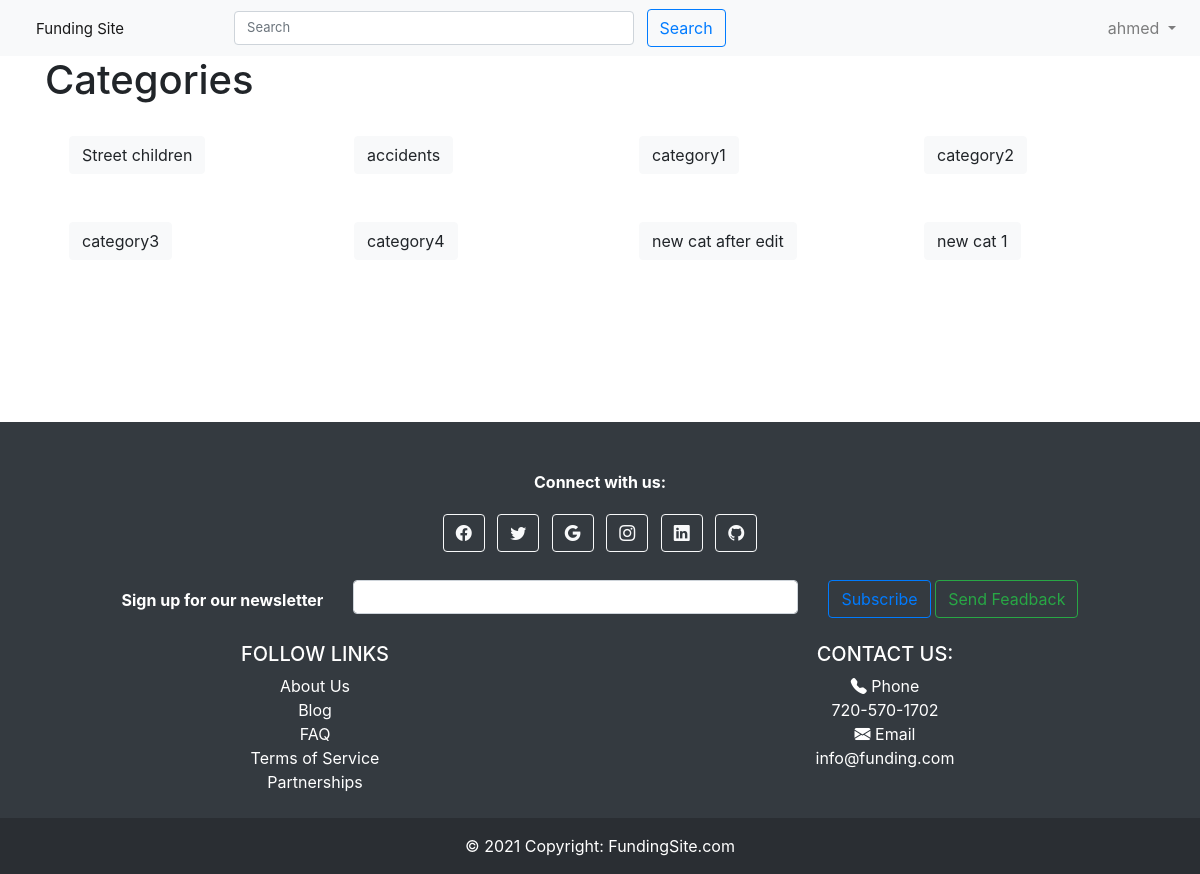
The app's page /category/show_categories/ (signed in) with its own data.
### category/models.py (models this page shows, shortened)
class Category(models.Model):
    user = models.ForeignKey(settings.AUTH_USER_MODEL,
                             on_delete=models.CASCADE)
    name = models.CharField(max_length=20)

### category/views.py (the view)
# urls.py: path('show_categories/', show_categories, name='show_categories'),
def show_categories(request):
    categories = Category.objects.all()
    return render(request, 'category/show_categories.html', {'categories': categories})

### templates/category/show_categories.html (shortened to what this page needs)
{% extends '../base.html' %}
{% block contain %}
<div class="container">
<h1>Categories</h1>
    <div class="row">
{% if request.user.is_superuser%}
    <div class="col-lg-3">
    </div>
    <div class="col-lg-6">
        <table class="table">
  <thead class="thead-dark">
    <tr>
      <th scope="col">id</th>
      <th scope="col">Name</th>
      <th scope="col">Edit</th>
    </tr>
  </thead>
  <tbody>
    {% for category in categories%}
    <tr>
      <th scope="row">{{category.pk}}</th>
      <td>{{category.name}}</td>
      <td><a class="btn btn-primary btn-block" href="{% url 'category:edit_category' category.pk%}">Edit {{category.name}}</a></td>
    </tr>
    {% endfor %}
  </tbody>
</table>
        <a href="{% url 'category:add_category' %}" class="btn btn-primary btn-block">Add New Category</a>
    </div>
    <div class="col-lg-3">
    </div>
{%else%}
    {% for category in categories%}
    <div class="col-lg-3">
        <a href="/search/?search={{category.pk}}" class="btn btn-light m-4">{{category.name}}</a>
    </div>
    {% endfor%}
    {%endif%}
</div>
</div>
{% endblock contain %}

### templates/base.html (shortened to what this page needs)
{% load static %}
<!DOCTYPE html>
<html lang="en">
<head>
  <link rel="stylesheet" href="https://maxcdn.bootstrapcdn.com/bootstrap/4.0.0/css/bootstrap.min.css"
 />
  <link rel="stylesheet" href="https://cdn.jsdelivr.net/npm/bootstrap-icons@1.4.0/font/bootstrap-icons.css" />
</head>
<body>
  <nav class="navbar navbar-expand-lg navbar-light bg-light col-xl-12 col-lg-12 col-md-12 col-sm-12">
    <a class="navbar-brand" href="/">Funding Site</a>
    <div class="collapse navbar-collapse" id="navbarSupportedContent">
      <form style="margin-right: 300px" method="GET" action="{% url 'search'%}" class="form-inline my-2 my-lg-0">
        <input style="width: 400px" class="form-control mr-sm-2" type="search" placeholder="Search" name="q"
          aria-label="Search" />
        <button class="btn btn-outline-primary my-2 my-sm-0" type="submit">
          Search
        </button>
      </form>
      {% if request.user.is_authenticated%}
      <div class="navbar-nav ml-auto">
			<div class="nav-item dropdown">
			  <div
			   data-toggle="dropdown" class="nav-link dropdown-toggle user-action avatar"> {{ user.get_username }}  <b class="caret"></b></div>
			</div>
		  </div>
      {% endif %}
      </div>
  </nav>
    {% block contain %}
    {% endblock %}
  <footer style="transform: translateY(90px)" class="bg-dark text-center text-white mt-5">
    <div class="col-auto">
      <p class="pt-5">
        <strong>Connect with us:</strong>
      </p>
    </div>
    <div class="container pb-4">
      <section class="mb-4">
        <a class="btn btn-outline-light btn-floating m-1" href="#!" role="button"><i class="bi bi-facebook"></i></a>
        <a class="btn btn-outline-light btn-floating m-1" href="#!" role="button"><i class="bi bi-twitter"></i></a>
        <a class="btn btn-outline-light btn-floating m-1" href="#!" role="button"><i class="bi bi-google"></i></a>
        <a class="btn btn-outline-light btn-floating m-1" href="#!" role="button"><i class="bi bi-instagram"></i></a>
        <a class="btn btn-outline-light btn-floating m-1" href="#!" role="button"><i class="bi bi-linkedin"></i></a>
        <a class="btn btn-outline-light btn-floating m-1" href="#!" role="button"><i class="bi bi-github"></i></a>
      </section>
      <section class="">
        <form action="">
          <div class="row d-flex justify-content-center">
            <div class="col-auto">
              <p class="pt-2">
                <strong>Sign up for our newsletter</strong>
              </p>
            </div>
            <div class="col-md-5 col-12">
              <div class="form-outline form-white mb-4">
                <input type="email" id="form5Example2" class="form-control" />
              </div>
            </div>
            <div class="col-auto">
              <button type="submit" class="btn btn-outline-primary mb-4">
                Subscribe
              </button>
              <button type="submit" class="btn btn-outline-success mb-4">
                Send Feadback
              </button>
            </div>
          </div>
        </form>
      </section>
      <section class="">
        <div class="row">
          <div class="col-lg-6 col-md-6 ">
            <h5 class="text-uppercase">Follow Links</h5>
            <ul class="list-unstyled mb-0">
              <li>
                <a href="#!" class="text-white">About Us</a>
              </li>
              <li>
                <a href="#!" class="text-white">Blog</a>
              </li>
              <li>
                <a href="#!" class="text-white text-left">FAQ</a>
              </li>
              <li>
                <a href="#!" class="text-white">Terms of Service </a>
              </li>
              <li>
                <a href="#!" class="text-white "> Partnerships </a>
              </li>
            </ul>
          </div>
          <div class="col-lg-6 col-md-6 ">
            <h5 class="text-uppercase">Contact us:</h5>
            <ul class="list-unstyled mb-0">
              <li class="bi bi-telephone-fill">
                <a class="text-white">Phone</a>
              </li>
              <li>
                <a class="text-white fa fa-phone">720-570-1702</a>
              </li>
              <li class="bi bi-envelope-fill">
                <a class="text-white">Email</a>
              </li>
              <li class="bi bi-email">
                <a class="text-white">info@funding.com</a>
              </li>
            </ul>
          </div>
        </div>
      </section>
    </div>
    <div class="text-center p-3" style="background-color: rgba(0, 0, 0, 0.2)">
      © 2021 Copyright:
      <a class="text-white" href="#">FundingSite.com</a>
    </div>
  </footer>
</body>
</html>

### templates/base.html (style rules this page uses)
.form-control { box-shadow: none; font-weight: normal; font-size: 13px; }
.navbar .form-inline { display: inline-block; }
.navbar a { color: #888; font-size: 15px; }
.navbar a, .navbar a:active { color: #888; padding: 8px 20px; background: transparent; line-height: normal; }

### records on screen
Category: name "Street children"
Category: name "accidents"
Category: name "category1"
Category: name "category2"
Category: name "category3"
Category: name "category4"
Category: name "new cat after edit"
Category: name "new cat 1"

### other values on screen
{{ user.get_username }} "ahmed"
